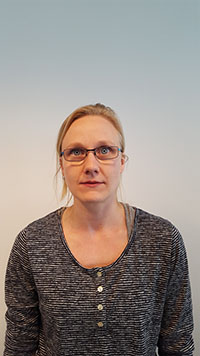
#> input picture facedetect/images_resize/1.jpg, 200 x 356 px
$ python run_face_detect.py
#> lines starting #> are read from the running program, lines starting #| are printed output that depends on the picture; after the words box and inside, x2 and y2 are one past the last pixel; in counts of white or black regions, pixels touching at a corner belong together
### facedetect/resize.py
import cv2
import os

def detect_templ_and_resize_save(image_path=["images_resize/1.jpg", "images_resize/2.jpg", "images_resize/3.jpg"],
                                 path_output_folder="/images_resize",
                                 path_cascade="../haarcascades/haarcascade_frontalface_default.xml"):
    """
    Saves resized image after face detecting.

    :param
    image_path : list
        list of paths to image
    path_output : str
        path to out put image
    path_cascade : str
        path to cascade depending on what you are interested to detect
    """
#> called with path_output_folder = 'images_resize'

    faceCascade = cv2.CascadeClassifier(path_cascade)
    images = (image_path)

    for img in images:
        image = cv2.imread(img)
#> image is the input picture: shape (356, 200, 3); mean B, G, R 133.8, 139.6, 149.3
        gray = cv2.cvtColor(image, cv2.COLOR_BGR2GRAY)
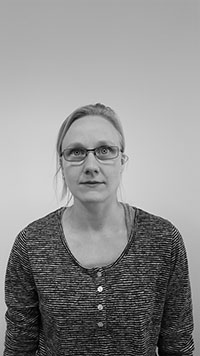
#> gray: shape (356, 200); min 0, max 252, mean 141.8

        faces = faceCascade.detectMultiScale(gray, 1.3, 5)
#> faces = [[51, 122, 80, 80]]

        for (x, y, w, h) in faces:
            cv2.rectangle(image, (x, y), (x+w, y+h), (0, 255, 0), 2)
            new_img = image[y:y+h, x:x+w]
            print("tuple of array dimension: ")
            print(new_img.shape)
            cv2.imwrite(os.path.join(path_output_folder,'face_of_'+img), new_img)
#> this loop made 1 pass
#| tuple of array dimension:
#| (80, 80, 3)
#> pass 1, in detect_templ_and_resize_save, `new_img = image[y:y+h, x:x+w]`:
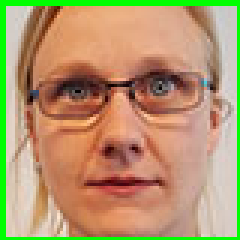
#> new_img: shape (80, 80, 3) (shown 3 times larger); mean B, G, R 110.1, 152.3, 180.1
#> after the loop:
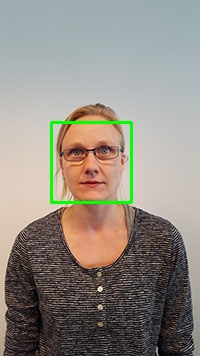
#> image: shape (356, 200, 3); 1.34% of pixels changed, all inside (x1, y1, x2, y2) = (50, 121, 133, 204)
#> pass 2 of the loop in detect_templ_and_resize_save, `for img in images:`:
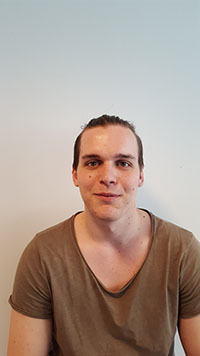
#> input picture facedetect/images_resize/2.jpg, 200 x 356 px
#> in detect_templ_and_resize_save, image is the input picture: shape (356, 200, 3); mean B, G, R 143.7, 154.4, 171.8
#> in detect_templ_and_resize_save, `gray = cv2.cvtColor(image, cv2.COLOR_BGR2GRAY)`:
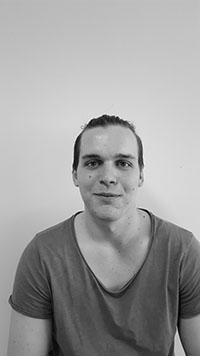
#> gray: shape (356, 200); min 1, max 254, mean 158.4
#> faces = [[65, 131, 84, 84]]
#> the loop in detect_templ_and_resize_save, `for (x, y, w, h) in faces:` made 1 pass
#> (printed output is left out)
#> after the loop in detect_templ_and_resize_save, `for (x, y, w, h) in faces:`:
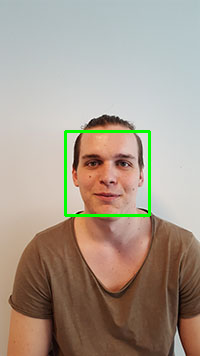
#> image: shape (356, 200, 3); 1.41% of pixels changed, all inside (x1, y1, x2, y2) = (64, 130, 151, 217)
#> pass 3 of the loop in detect_templ_and_resize_save, `for img in images:`:
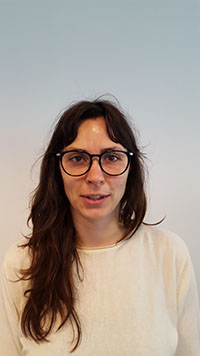
#> input picture facedetect/images_resize/3.jpg, 200 x 356 px
#> in detect_templ_and_resize_save, image is the input picture: shape (356, 200, 3); mean B, G, R 146.7, 156.4, 168.3
#> in detect_templ_and_resize_save, `gray = cv2.cvtColor(image, cv2.COLOR_BGR2GRAY)`:
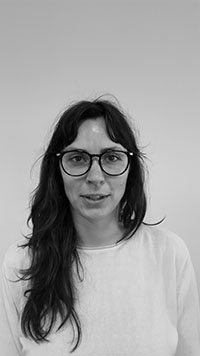
#> gray: shape (356, 200); min 0, max 255, mean 158.8
#> faces = [[52, 126, 86, 86]]
#> the loop in detect_templ_and_resize_save, `for (x, y, w, h) in faces:` made 1 pass
#> (printed output is left out)
#> after the loop in detect_templ_and_resize_save, `for (x, y, w, h) in faces:`:
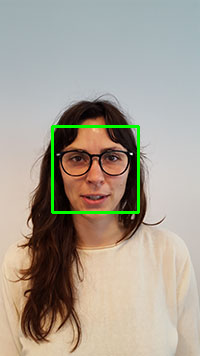
#> image: shape (356, 200, 3); 1.44% of pixels changed, all inside (x1, y1, x2, y2) = (51, 125, 140, 214)

### facedetect/my_face_detect.py
import cv
import os

def detect_from_video_save_resized_face(path_output_folder="facedetect",
                                        path_cascade="../haarcascades/haarcascade_frontalface_default.xml"):

    """
        Saves resized image after face detected on webcam.
        :param
        path_output : str
            path to out put image
        path_cascade : str
            path to cascade depending on what you are interested to detect
        """

#> (the run stopped early here; a loop or call above may not have finished)
